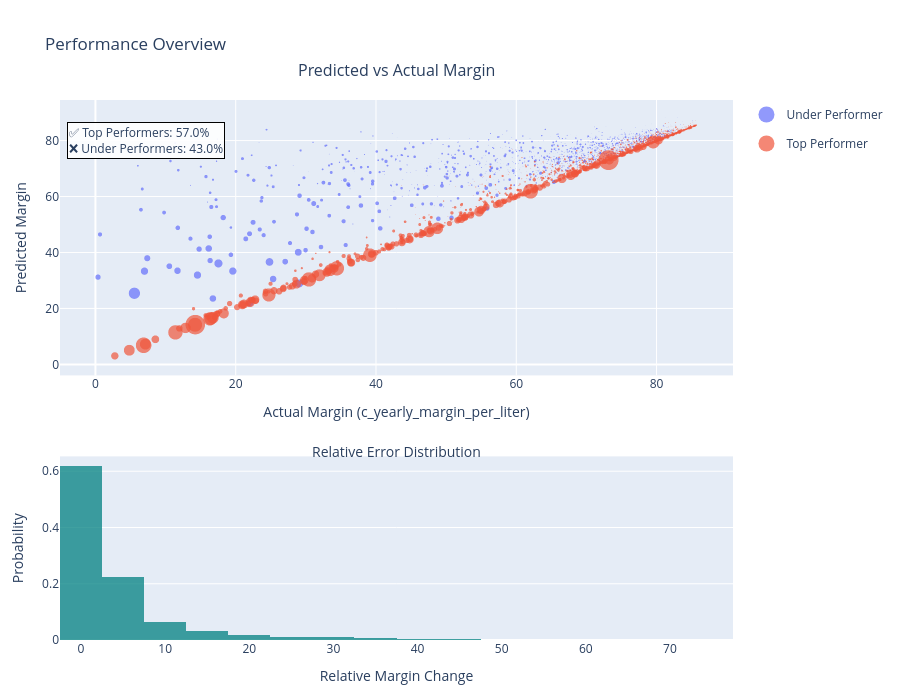

This figure's notebook cell:
### Code cell
# Stats summary
total = len(df)
top_percent = (df["performance_label"] == "Top Performer").sum() / total * 100
under_percent = (df["performance_label"] == "Under Performer").sum() / total * 100
summary_text = f"✅ Top Performers: {top_percent:.1f}%<br>❌ Under Performers: {under_percent:.1f}%"

# Create vertical subplots (scatter on top, histogram below)
fig = make_subplots(
    rows=2,
    cols=1,
    row_heights=[0.6, 0.4],
    vertical_spacing=0.15,
    specs=[[{"type": "scatter"}], [{"type": "xy"}]],
)

# Scatter plot: predicted value
scatter_pred = px.scatter(
    df,
    x="c_yearly_margin_per_liter",
    y="corrected_predicted_value",
    size="c_yearly_network_volumen",
    color="performance_label",
    size_max=20,
)
scatter_pred.update_traces(marker=dict(line=dict(width=0)))
for trace in scatter_pred.data:
    fig.add_trace(trace, row=1, col=1)

# Scatter plot: corrected predicted value
scatter_corr = px.scatter(
    df,
    x="c_yearly_margin_per_liter",
    y="corrected_predicted_value",
    size="c_yearly_network_volumen",
    color="performance_label",
    size_max=20,
)
scatter_corr.update_traces(
    marker=dict(line=dict(width=0), opacity=0.6, symbol="circle-open")
)

# Histogram: margin change
fig.add_trace(
    go.Histogram(
        x=df["margin_change"],
        nbinsx=30,
        marker_color="teal",
        opacity=0.75,
        showlegend=False,
        histnorm="probability",
    ),
    row=2,
    col=1,
)

# Annotations
fig.add_annotation(
    text="Predicted vs Actual Margin",
    x=0.5,
    y=1.08,
    xref="paper",
    yref="paper",
    showarrow=False,
    font=dict(size=16),
    xanchor="center",
)
fig.add_annotation(
    text="Relative Error Distribution",
    x=0.5,
    y=0.35,
    xref="paper",
    yref="paper",
    showarrow=False,
    font=dict(size=14),
    xanchor="center",
)

# Performance summary box
fig.add_annotation(
    text=summary_text,
    xref="paper",
    yref="paper",
    x=0.01,
    y=0.96,
    showarrow=False,
    align="left",
    bgcolor="rgba(255,255,255,0.9)",
    bordercolor="black",
    borderwidth=1,
    font=dict(size=12),
)

# Layout updates
fig.update_layout(
    height=700,
    title_text="Performance Overview",
    margin=dict(t=100, b=60, l=60, r=40),
    showlegend=True,
)

# Axis labels
fig.update_xaxes(title_text="Actual Margin (c_yearly_margin_per_liter)", row=1, col=1)
fig.update_yaxes(title_text="Predicted Margin", row=1, col=1)
fig.update_xaxes(title_text="Relative Margin Change", row=2, col=1)
fig.update_yaxes(title_text="Probability", row=2, col=1)

fig.show()

### Figure 1 — Plotly figure (JSON) as saved in the notebook; plotly's stock layout.template omitted (floating-point values rounded to 4 significant figures; data arrays with more than 128 entries replaced by an {"elided": "..."} marker saying what was removed)
{"data": [{"hovertemplate": "performance_label=Under Performer<br>c_yearly_margin_per_liter=%{x}<br>corrected_predicted_value=%{y}<br>c_yearly_network_volumen=%{marker.size}<extra></extra>", "legendgroup": "Under Performer", "marker": {"color": "#636efa", "line": {"width": 0}, "size": {"elided": "1881 float values"}, "sizemode": "area", "sizeref": 50980.0, "symbol": "circle"}, "mode": "markers", "name": "Under Performer", "showlegend": true, "type": "scattergl", "x": {"elided": "1881 float values"}, "xaxis": "x", "y": {"elided": "1881 float values"}, "yaxis": "y"}, {"hovertemplate": "performance_label=Top Performer<br>c_yearly_margin_per_liter=%{x}<br>corrected_predicted_value=%{y}<br>c_yearly_network_volumen=%{marker.size}<extra></extra>", "legendgroup": "Top Performer", "marker": {"color": "#EF553B", "line": {"width": 0}, "size": {"elided": "2489 float values"}, "sizemode": "area", "sizeref": 50980.0, "symbol": "circle"}, "mode": "markers", "name": "Top Performer", "showlegend": true, "type": "scattergl", "x": {"elided": "2489 float values"}, "xaxis": "x", "y": {"elided": "2489 float values"}, "yaxis": "y"}, {"histnorm": "probability", "marker": {"color": "teal"}, "nbinsx": 30, "opacity": 0.75, "showlegend": false, "type": "histogram", "x": {"elided": "4370 float values"}, "xaxis": "x2", "yaxis": "y2"}], "layout": {"annotations": [{"font": {"size": 16}, "showarrow": false, "text": "Predicted vs Actual Margin", "x": 0.5, "xanchor": "center", "xref": "paper", "y": 1.08, "yref": "paper"}, {"font": {"size": 14}, "showarrow": false, "text": "Relative Error Distribution", "x": 0.5, "xanchor": "center", "xref": "paper", "y": 0.35, "yref": "paper"}, {"align": "left", "bgcolor": "rgba(255,255,255,0.9)", "bordercolor": "black", "borderwidth": 1, "font": {"size": 12}, "showarrow": false, "text": "✅ Top Performers: 57.0%<br>❌ Under Performers: 43.0%", "x": 0.01, "xref": "paper", "y": 0.96, "yref": "paper"}], "height": 700, "margin": {"b": 60, "l": 60, "r": 40, "t": 100}, "showlegend": true, "title": {"text": "Performance Overview"}, "xaxis": {"anchor": "y", "domain": [0, 1], "title": {"text": "Actual Margin (c_yearly_margin_per_liter)"}}, "xaxis2": {"anchor": "y2", "domain": [0, 1], "title": {"text": "Relative Margin Change"}}, "yaxis": {"anchor": "x", "domain": [0.49, 1], "title": {"text": "Predicted Margin"}}, "yaxis2": {"anchor": "x2", "domain": [0, 0.34], "title": {"text": "Probability"}}}}
